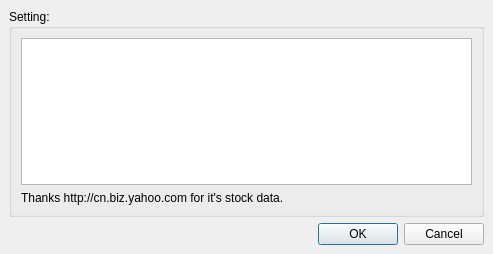
<ui version="4.0" >
 <class>tcYahooWebImportSourceDialog</class>
 <widget class="QDialog" name="tcYahooWebImportSourceDialog" >
  <property name="geometry" >
   <rect>
    <x>0</x>
    <y>0</y>
    <width>493</width>
    <height>254</height>
   </rect>
  </property>
  <property name="windowTitle" >
   <string>Yahoo Web Import Source Setting...</string>
  </property>
  <layout class="QVBoxLayout" >
   <property name="margin" >
    <number>9</number>
   </property>
   <property name="spacing" >
    <number>6</number>
   </property>
   <item>
    <widget class="QGroupBox" name="grp1" >
     <property name="title" >
      <string>Setting:</string>
     </property>
     <layout class="QVBoxLayout" >
      <property name="margin" >
       <number>9</number>
      </property>
      <property name="spacing" >
       <number>6</number>
      </property>
      <item>
       <widget class="QTableWidget" name="tbl1" />
      </item>
      <item>
       <widget class="QLabel" name="lbl1" >
        <property name="text" >
         <string>Thanks http://cn.biz.yahoo.com for it's stock data.</string>
        </property>
       </widget>
      </item>
     </layout>
    </widget>
   </item>
   <item>
    <widget class="QDialogButtonBox" name="buttonBox" >
     <property name="orientation" >
      <enum>Qt::Horizontal</enum>
     </property>
     <property name="standardButtons" >
      <set>QDialogButtonBox::Cancel|QDialogButtonBox::NoButton|QDialogButtonBox::Ok</set>
     </property>
    </widget>
   </item>
  </layout>
 </widget>
 <resources/>
 <connections>
  <connection>
   <sender>buttonBox</sender>
   <signal>accepted()</signal>
   <receiver>tcYahooWebImportSourceDialog</receiver>
   <slot>accept()</slot>
   <hints>
    <hint type="sourcelabel" >
     <x>248</x>
     <y>254</y>
    </hint>
    <hint type="destinationlabel" >
     <x>157</x>
     <y>274</y>
    </hint>
   </hints>
  </connection>
  <connection>
   <sender>buttonBox</sender>
   <signal>rejected()</signal>
   <receiver>tcYahooWebImportSourceDialog</receiver>
   <slot>reject()</slot>
   <hints>
    <hint type="sourcelabel" >
     <x>316</x>
     <y>260</y>
    </hint>
    <hint type="destinationlabel" >
     <x>286</x>
     <y>274</y>
    </hint>
   </hints>
  </connection>
 </connections>
</ui>
